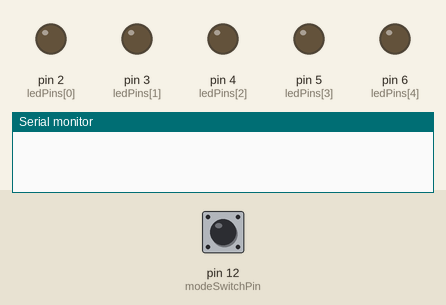
This sketch was run on a simulated Arduino Uno, built with avr-gcc and run on an emulated ATmega328P. Parts: output pins drawn as LEDs (lit = HIGH), the last lines printed to the serial monitor. The inputs (shaded band) are chosen by the test bench; at power-on: pin 12 (modeSwitchPin) HIGH.

Above: at 1.2 s.
1.3 s: pin 12 (modeSwitchPin) pulled LOW for 0.25 s
At 1.5 s:
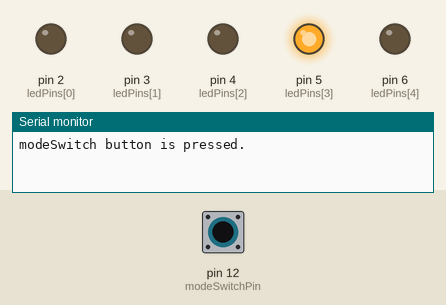
3.1 s: pin 12 (modeSwitchPin) pulled LOW for 3.2 s
At 6.7 s:
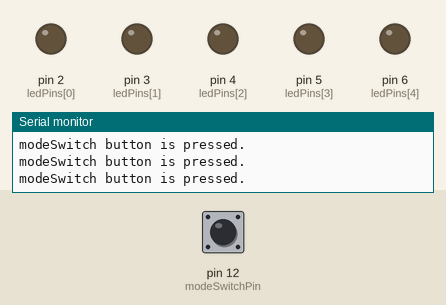
Timing chart, 0 to 8.2 s (numbered marks = the images above; inputs shaded):
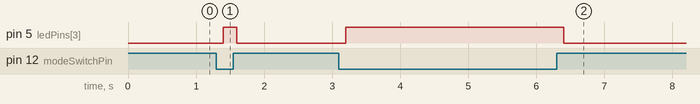

Measured:
- after the input at 1.3 s, pin 5 (ledPins[3]): LOW → HIGH after 0.10 s, → LOW 0.20 s later
- after the input at 3.1 s, pin 5 (ledPins[3]): LOW → HIGH after 0.10 s, → LOW 3.2 s later

The sketch:

mode_switch_test.ino
```cpp
const int soundSensorPin = A2; // Analog pin connected to the sound sensor
const int ledPins[] = {2, 3, 4, 5, 6}; // Digital pins connected to the LEDs
const int powerPin = 13;
const int modeSwitchPin = 12;

void setup() {
  pinMode(soundSensorPin, INPUT);
  pinMode(powerPin, INPUT_PULLUP);
  pinMode(modeSwitchPin, INPUT_PULLUP);
  for (int i = 0; i < 5; i++) {
    pinMode(ledPins[i], OUTPUT); // Set the LED pins as outputs
  }
  Serial.begin(9600); // Initialize serial communication for debugging
}

void loop() {
  int modeSwitch = digitalRead(modeSwitchPin);
  if (modeSwitch == LOW){
    Serial.println("modeSwitch button is pressed.");
    digitalWrite(ledPins[3], HIGH);
  } else {
    digitalWrite(ledPins[3], LOW);
  }

  delay(200);
}
```
